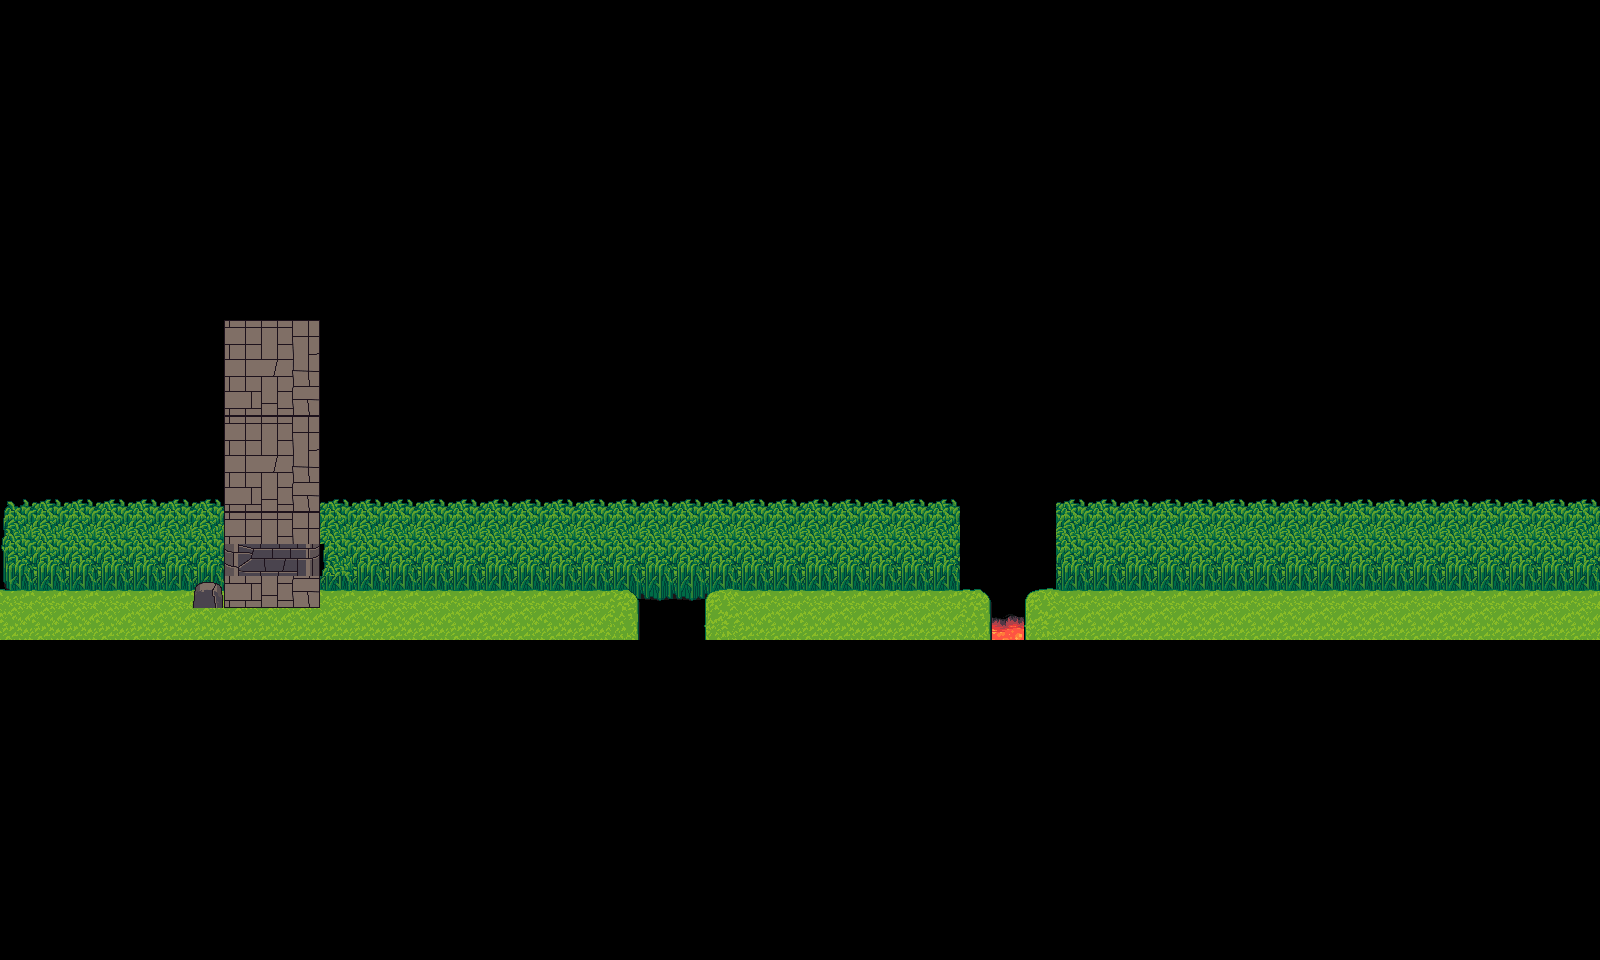

Below is a game level as drawn by its tile map, then a one-line description and the .tmx that defines it (tile-layer data replaced by summaries):
An orthogonal 50x30 tile map with 32x32 px tiles, 3 tile layers (BACKGROUND, Tile Layer 1, Tile Layer 3) and 18 objects.

<map version="1.8" tiledversion="1.8.4" orientation="orthogonal" renderorder="right-down" width="50" height="30" tilewidth="32" tileheight="32" infinite="0" nextlayerid="8" nextobjectid="40">
 <tileset firstgid="1" source="terrain_atlas.tsx" />
 <layer id="2" name="BACKGROUND" width="50" height="30">
  <data>[1500 cells, 191 non-empty, 14 distinct tile ids]</data>
 </layer>
 <layer id="1" name="Tile Layer 1" width="50" height="30">
  <data>[1500 cells, 116 non-empty, 16 distinct tile ids]</data>
 </layer>
 <layer id="7" name="Tile Layer 3" width="50" height="30">
  <data>[1500 cells, 1 non-empty, 1 distinct tile ids]</data>
 </layer>
 <objectgroup id="3" name="WALL">
  <object id="1" x="224" y="320" width="96" height="224" />
  <object id="3" x="224" y="544" width="96" height="32">
   <properties>
    <property name="BLOCKED" type="bool" value="false" />
   </properties>
  </object>
  <object id="14" x="992" y="640" width="32" />
  <object id="15" x="1024" y="608" width="576" height="32" />
  <object id="16" x="704" y="608" width="288" height="32" />
  <object id="30" x="0" y="608" width="640" height="32" />
  <object id="31" x="224" y="576" width="96" height="32" />
  <object id="32" x="192" y="576" width="32" height="32" />
  <object id="33" x="0" y="5.68434e-14" height="640" />
  <object id="34" x="1600" y="1.33333" height="638.667" />
  <object id="35" x="992" y="640" width="32" />
 </objectgroup>
 <objectgroup id="4" name="SPAWNS">
  <object id="4" x="32" y="544" width="64" height="32">
   <properties>
    <property name="PLAYER" type="int" value="2" />
   </properties>
  </object>
  <object id="18" x="384" y="544" width="160" height="32">
   <properties>
    <property name="ITEM" type="int" value="5" />
    <property name="SCORE" type="int" value="10" />
   </properties>
  </object>
  <object id="19" x="896" y="544" width="32" height="32">
   <properties>
    <property name="AI" value="NONE" />
    <property name="MONSTER" type="int" value="1" />
   </properties>
  </object>
  <object id="20" x="1472" y="544" width="32" height="32">
   <properties>
    <property name="AI" value="DUMB" />
    <property name="MONSTER" type="int" value="1" />
   </properties>
  </object>
  <object id="21" x="1536" y="544" width="32" height="32">
   <properties>
    <property name="ITEM" type="int" value="1" />
    <property name="SCORE" type="int" value="100" />
    <property name="SYMBOL" value="*" />
   </properties>
  </object>
  <object id="37" x="736" y="544" width="32" height="32">
   <properties>
    <property name="EFFECT" value="MAX_HEALTH_INCREASE" />
    <property name="EFFECT_VALUE" type="int" value="5" />
    <property name="ITEM" type="int" value="1" />
    <property name="SCORE" type="int" value="10" />
    <property name="SYMBOL" value="D" />
   </properties>
  </object>
 </objectgroup>
 <objectgroup id="5" name="HAZARD">
  <object id="36" x="992" y="608" width="32" height="32">
   <properties>
    <property name="LAVA" type="int" value="1" />
   </properties>
  </object>
 </objectgroup>
</map>
